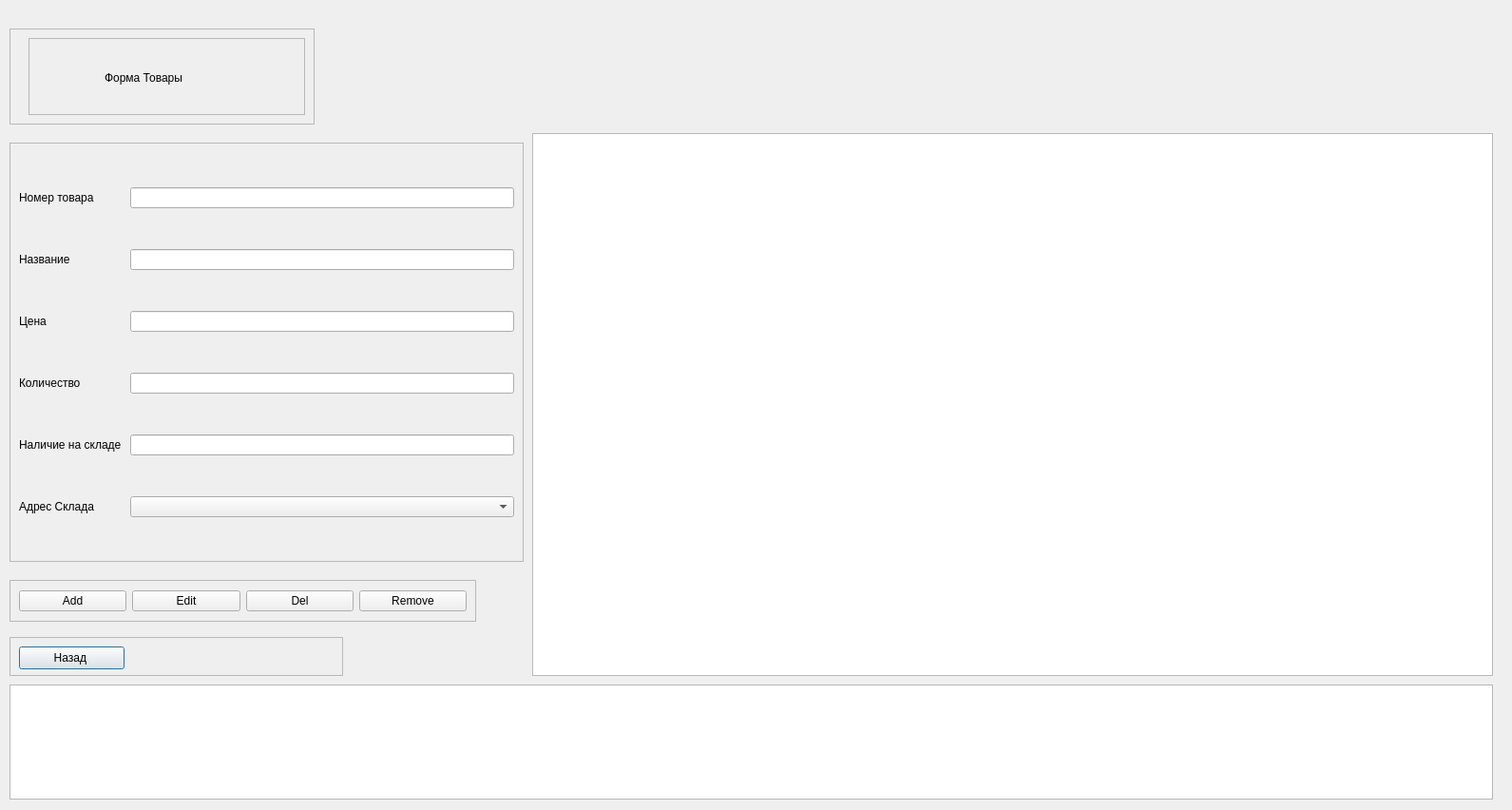
<?xml version="1.0" encoding="UTF-8"?>
<ui version="4.0">
 <class>product</class>
 <widget class="QDialog" name="product">
  <property name="geometry">
   <rect>
    <x>0</x>
    <y>0</y>
    <width>1591</width>
    <height>852</height>
   </rect>
  </property>
  <property name="windowTitle">
   <string>Dialog</string>
  </property>
  <widget class="QTableWidget" name="twOrg">
   <property name="geometry">
    <rect>
     <x>560</x>
     <y>140</y>
     <width>1011</width>
     <height>571</height>
    </rect>
   </property>
  </widget>
  <widget class="QTextEdit" name="teResult">
   <property name="geometry">
    <rect>
     <x>10</x>
     <y>720</y>
     <width>1561</width>
     <height>121</height>
    </rect>
   </property>
   <property name="sizePolicy">
    <sizepolicy hsizetype="Minimum" vsizetype="Expanding">
     <horstretch>0</horstretch>
     <verstretch>0</verstretch>
    </sizepolicy>
   </property>
   <property name="maximumSize">
    <size>
     <width>16777215</width>
     <height>121</height>
    </size>
   </property>
   <property name="readOnly">
    <bool>true</bool>
   </property>
  </widget>
  <widget class="QFrame" name="frame_4">
   <property name="geometry">
    <rect>
     <x>10</x>
     <y>670</y>
     <width>351</width>
     <height>41</height>
    </rect>
   </property>
   <property name="minimumSize">
    <size>
     <width>351</width>
     <height>41</height>
    </size>
   </property>
   <property name="maximumSize">
    <size>
     <width>351</width>
     <height>41</height>
    </size>
   </property>
   <property name="frameShape">
    <enum>QFrame::StyledPanel</enum>
   </property>
   <property name="frameShadow">
    <enum>QFrame::Raised</enum>
   </property>
   <widget class="QPushButton" name="btnBack">
    <property name="geometry">
     <rect>
      <x>10</x>
      <y>10</y>
      <width>111</width>
      <height>24</height>
     </rect>
    </property>
    <property name="text">
     <string>Назад </string>
    </property>
   </widget>
  </widget>
  <widget class="QFrame" name="frame_3">
   <property name="geometry">
    <rect>
     <x>10</x>
     <y>610</y>
     <width>491</width>
     <height>44</height>
    </rect>
   </property>
   <property name="maximumSize">
    <size>
     <width>491</width>
     <height>44</height>
    </size>
   </property>
   <property name="frameShape">
    <enum>QFrame::StyledPanel</enum>
   </property>
   <property name="frameShadow">
    <enum>QFrame::Raised</enum>
   </property>
   <layout class="QHBoxLayout" name="horizontalLayout">
    <item>
     <widget class="QPushButton" name="btnAdd_2">
      <property name="text">
       <string>Add</string>
      </property>
     </widget>
    </item>
    <item>
     <widget class="QPushButton" name="btnEdit_2">
      <property name="text">
       <string>Edit</string>
      </property>
     </widget>
    </item>
    <item>
     <widget class="QPushButton" name="btnDel_2">
      <property name="text">
       <string>Del</string>
      </property>
     </widget>
    </item>
    <item>
     <widget class="QPushButton" name="btnRemove_2">
      <property name="text">
       <string>Remove</string>
      </property>
     </widget>
    </item>
   </layout>
  </widget>
  <widget class="QFrame" name="frame_5">
   <property name="geometry">
    <rect>
     <x>10</x>
     <y>150</y>
     <width>541</width>
     <height>441</height>
    </rect>
   </property>
   <property name="frameShape">
    <enum>QFrame::StyledPanel</enum>
   </property>
   <property name="frameShadow">
    <enum>QFrame::Raised</enum>
   </property>
   <layout class="QGridLayout" name="gridLayout">
    <item row="1" column="0">
     <widget class="QLabel" name="label_3">
      <property name="text">
       <string>Название</string>
      </property>
     </widget>
    </item>
    <item row="2" column="0">
     <widget class="QLabel" name="lbName_2">
      <property name="text">
       <string>Цена</string>
      </property>
     </widget>
    </item>
    <item row="5" column="0">
     <widget class="QLabel" name="label_6">
      <property name="text">
       <string>Адрес Склада </string>
      </property>
     </widget>
    </item>
    <item row="0" column="0">
     <widget class="QLabel" name="lbID_2">
      <property name="text">
       <string>Номер товара</string>
      </property>
     </widget>
    </item>
    <item row="0" column="2">
     <widget class="QLineEdit" name="lePr_ID"/>
    </item>
    <item row="4" column="2">
     <widget class="QLineEdit" name="leAvail_stock"/>
    </item>
    <item row="4" column="0">
     <widget class="QLabel" name="label_5">
      <property name="text">
       <string>Наличие на складе </string>
      </property>
     </widget>
    </item>
    <item row="3" column="2">
     <widget class="QLineEdit" name="leQuantity"/>
    </item>
    <item row="3" column="0">
     <widget class="QLabel" name="lbINN_2">
      <property name="text">
       <string>Количество</string>
      </property>
     </widget>
    </item>
    <item row="5" column="2">
     <widget class="QComboBox" name="cbStock_address"/>
    </item>
    <item row="2" column="2">
     <widget class="QLineEdit" name="lePr_price"/>
    </item>
    <item row="1" column="2">
     <widget class="QLineEdit" name="lePr_name"/>
    </item>
   </layout>
  </widget>
  <widget class="QFrame" name="Title">
   <property name="geometry">
    <rect>
     <x>10</x>
     <y>30</y>
     <width>321</width>
     <height>101</height>
    </rect>
   </property>
   <property name="maximumSize">
    <size>
     <width>321</width>
     <height>101</height>
    </size>
   </property>
   <property name="frameShape">
    <enum>QFrame::StyledPanel</enum>
   </property>
   <property name="frameShadow">
    <enum>QFrame::Raised</enum>
   </property>
   <widget class="QFrame" name="frame_title_Form">
    <property name="geometry">
     <rect>
      <x>20</x>
      <y>10</y>
      <width>291</width>
      <height>81</height>
     </rect>
    </property>
    <property name="maximumSize">
     <size>
      <width>291</width>
      <height>84</height>
     </size>
    </property>
    <property name="frameShape">
     <enum>QFrame::StyledPanel</enum>
    </property>
    <property name="frameShadow">
     <enum>QFrame::Raised</enum>
    </property>
    <layout class="QHBoxLayout" name="horizontalLayout_5">
     <item>
      <widget class="QLabel" name="ImgReport_2">
       <property name="text">
        <string/>
       </property>
       <property name="pixmap">
        <pixmap resource="Recource.qrc">:/rec/img/Form.png</pixmap>
       </property>
      </widget>
     </item>
     <item>
      <widget class="QLabel" name="lbReport_2">
       <property name="minimumSize">
        <size>
         <width>201</width>
         <height>64</height>
        </size>
       </property>
       <property name="maximumSize">
        <size>
         <width>201</width>
         <height>64</height>
        </size>
       </property>
       <property name="styleSheet">
        <string notr="true">font: 20pt &quot;Segoe UI&quot;;</string>
       </property>
       <property name="text">
        <string>Форма Товары</string>
       </property>
      </widget>
     </item>
    </layout>
   </widget>
  </widget>
 </widget>
 <resources>
  <include location="Recource.qrc"/>
 </resources>
 <connections/>
</ui>
